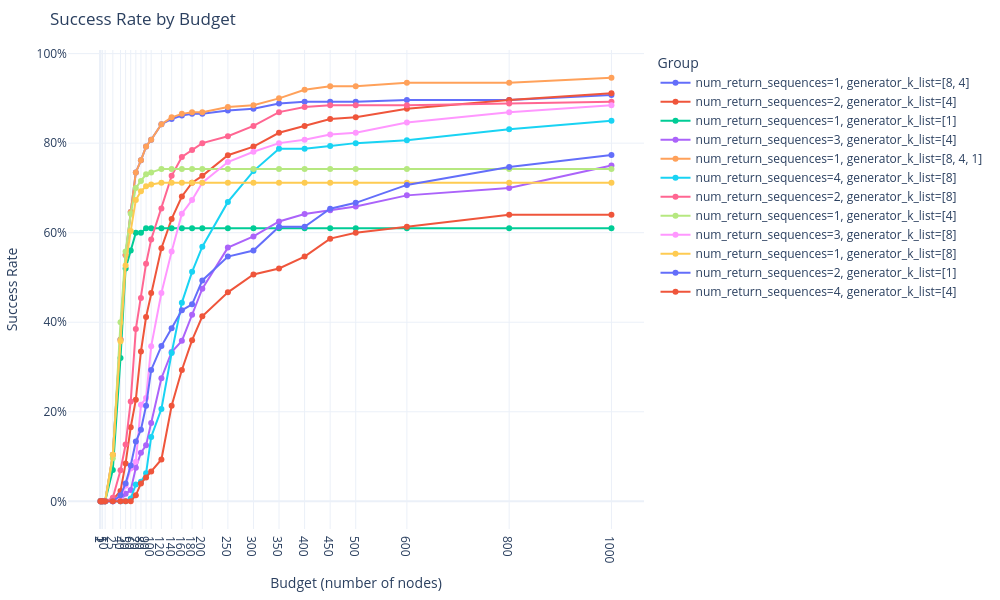

Notebook cell for this chart:
### Code cell
# parameters/subgoal_generator/subgoal_generation_kwargs/num_return_sequences
ALL_BUDGET_VALUES = [1, 2, 5, 10, 25, 40, 50, 60, 70, 80, 90, 100, 120, 140, 160, 180, 200, 250, 300, 350, 400, 450, 500, 600, 800, 1000]


from dataclasses import dataclass
from itertools import product
from typing import Collection
import plotly.express as px
import plotly.graph_objects as go

import pandas as pd
SYSID = 'sys/id'

@dataclass
class NeptuneParam:
    full_name_on_neptune: str
    short_name: str
    
params = list(map(
    lambda x: NeptuneParam(
        full_name_on_neptune=x,
        short_name=x.split('/')[-1]
    ),
    [
        'parameters/subgoal_generator/subgoal_generation_kwargs/num_return_sequences',
        'parameters/subgoal_generator/generator_k_list',
        *[f'solved/rate/{n}_nodes' for n in ALL_BUDGET_VALUES]
    ]
))

params_astar = list(map(
    lambda x: NeptuneParam(
        full_name_on_neptune=x,
        short_name=x.split('/')[-1]
    ),
    [
        'parameters/algorithm/solver/planner_class/depth_weight',
        'parameters/algorithm/solver/planner_class/value_weight',
        *[f'solved/rate/{n}_nodes' for n in ALL_BUDGET_VALUES]
    ]
))

from abc import ABC, abstractmethod

class PlotFbn(ABC):
    @abstractmethod
    def __call__(self,
                 runs_table: pd.DataFrame,
                 grouping_params: list[NeptuneParam],
                 values_params: list[NeptuneParam]) -> go.Figure:
        pass
    

class PlotSuccessRateByBudget(PlotFbn):
    def __call__(self,
                 runs_table: pd.DataFrame,
                 grouping_params: list[NeptuneParam],
                 values_params: list[NeptuneParam]) -> go.Figure:
        grouping_col_names = [param.full_name_on_neptune for param in grouping_params]
        unique_values = {
            param.short_name: runs_table[param.full_name_on_neptune].unique()
            for param in grouping_params
        }
        
        all_combinations = runs_table[grouping_col_names].drop_duplicates().apply(
            lambda row: tuple(row),
            axis=1
        ).tolist()
        assert len(all_combinations) == len(set(all_combinations)), f"There should be no duplicate " \
            f"combinations of grouping parameters {len(all_combinations)} != {len(set(all_combinations))}"
        all_combinations = set(all_combinations)
        
        filtered_runs = runs_table[
            runs_table[grouping_col_names].apply(
                lambda row: tuple(row) in all_combinations,
                axis=1
            )
        ]
        
        # assert only one run per combination
        if len(filtered_runs) != len(all_combinations):
            # Find combinations with 2 or more runs
            combo_counts = runs_table.groupby(grouping_col_names).size().reset_index(name='count')
            multi_run_combos = combo_counts[combo_counts['count'] >= 2]
            details = []
            for _, row in multi_run_combos.iterrows():
                combo_filter = (runs_table[grouping_col_names] == row[grouping_col_names]).all(axis=1)
                run_names = runs_table.loc[combo_filter, SYSID].tolist()  
                combo = {col: row[col] for col in grouping_col_names}
                count = row['count']
                details.append(
                    f"Combination {combo} has {count} runs: {run_names}"
                )
            if details:
                details_str = "\n".join(details)
            else:
                details_str = "No combinations with >= 2 runs found."
            raise Exception(
                f"There should be one run per combination of grouping parameters "
                f"{len(filtered_runs)} != {len(all_combinations)}.\n"
                f"Multiple runs found for combinations:\n{details_str}"
            )
            
        values_params_filtered = [
            param for param in values_params
            if param.full_name_on_neptune in filtered_runs.columns
        ]    

        filtered_runs = filtered_runs[grouping_col_names + [param.full_name_on_neptune for param in values_params_filtered]]
        # rename to short names
        filtered_runs = filtered_runs.rename(
            columns={param.full_name_on_neptune: param.short_name for param in grouping_params + values_params_filtered}
        )
        
        fig = go.Figure()
        
        for group in all_combinations:
            group_filter = (filtered_runs[grouping_params[0].short_name] == group[0]) & \
                           (filtered_runs[grouping_params[1].short_name] == group[1])
            group_data = filtered_runs[group_filter]
            
            success_rate_list = [group_data[param.short_name].values[0] for param in values_params_filtered]
            fig.add_trace(
                go.Scatter(
                    x=ALL_BUDGET_VALUES,
                    y=success_rate_list,
                    mode='lines+markers',
                    name=f"{grouping_params[0].short_name}={group[0]}, {grouping_params[1].short_name}={group[1]}"
                )
            )
        fig.update_layout(
            title='Success Rate by Budget',
            xaxis_title='Budget (number of nodes)',
            yaxis_title='Success Rate',
            legend_title='Group'
        )
        
        fig.update_xaxes(tickvals=ALL_BUDGET_VALUES, ticktext=[str(b) for b in ALL_BUDGET_VALUES])
        fig.update_yaxes(tickformat=".0%")
        pio.templates.default = "plotly_white"
        fig.update_layout(template=pio.templates.default)
        fig.update_layout(width=1000, height=600)
        fig.update_layout(margin=dict(l=20, r=20, t=50, b=20))
        
        return fig

PlotSuccessRateByBudget()(runs_table=df,
                          grouping_params=params[:2],
                          values_params=params[2:])

### Figure 1 — Plotly figure (JSON) as saved in the notebook; plotly's stock layout.template omitted (floating-point values rounded to 4 significant figures)
{"data": [{"mode": "lines+markers", "name": "num_return_sequences=1, generator_k_list=[8, 4]", "type": "scatter", "x": [1, 2, 5, 10, 25, 40, 50, 60, 70, 80, 90, 100, 120, 140, 160, 180, 200, 250, 300, 350, 400, 450, 500, 600, 800, 1000], "y": [0, 0, 0, 0, 0.1038, 0.3615, 0.55, 0.6462, 0.7346, 0.7615, 0.7923, 0.8077, 0.8423, 0.8538, 0.8615, 0.8654, 0.8654, 0.8731, 0.8769, 0.8885, 0.8923, 0.8923, 0.8923, 0.8962, 0.8962, 0.9077]}, {"mode": "lines+markers", "name": "num_return_sequences=2, generator_k_list=[4]", "type": "scatter", "x": [1, 2, 5, 10, 25, 40, 50, 60, 70, 80, 90, 100, 120, 140, 160, 180, 200, 250, 300, 350, 400, 450, 500, 600, 800, 1000], "y": [0, 0, 0, 0, 0.003846, 0.02308, 0.08462, 0.1654, 0.2269, 0.3346, 0.4115, 0.4654, 0.5654, 0.6308, 0.6808, 0.7115, 0.7269, 0.7731, 0.7923, 0.8231, 0.8385, 0.8538, 0.8577, 0.8769, 0.8962, 0.9115]}, {"mode": "lines+markers", "name": "num_return_sequences=1, generator_k_list=[1]", "type": "scatter", "x": [1, 2, 5, 10, 25, 40, 50, 60, 70, 80, 90, 100, 120, 140, 160, 180, 200, 250, 300, 350, 400, 450, 500, 600, 800, 1000], "y": [0, 0, 0, 0, 0.07, 0.32, 0.52, 0.56, 0.6, 0.6, 0.61, 0.61, 0.61, 0.61, 0.61, 0.61, 0.61, 0.61, 0.61, 0.61, 0.61, 0.61, 0.61, 0.61, 0.61, 0.61]}, {"mode": "lines+markers", "name": "num_return_sequences=3, generator_k_list=[4]", "type": "scatter", "x": [1, 2, 5, 10, 25, 40, 50, 60, 70, 80, 90, 100, 120, 140, 160, 180, 200, 250, 300, 350, 400, 450, 500, 600, 800, 1000], "y": [0, 0, 0, 0, 0, 0, 0.01667, 0.025, 0.075, 0.1083, 0.125, 0.175, 0.275, 0.3333, 0.3583, 0.4167, 0.475, 0.5667, 0.5917, 0.625, 0.6417, 0.65, 0.6583, 0.6833, 0.7, 0.75]}, {"mode": "lines+markers", "name": "num_return_sequences=1, generator_k_list=[8, 4, 1]", "type": "scatter", "x": [1, 2, 5, 10, 25, 40, 50, 60, 70, 80, 90, 100, 120, 140, 160, 180, 200, 250, 300, 350, 400, 450, 500, 600, 800, 1000], "y": [0, 0, 0, 0, 0.1038, 0.3615, 0.55, 0.6462, 0.7346, 0.7615, 0.7923, 0.8077, 0.8423, 0.8577, 0.8654, 0.8692, 0.8692, 0.8808, 0.8846, 0.9, 0.9192, 0.9269, 0.9269, 0.9346, 0.9346, 0.9462]}, {"mode": "lines+markers", "name": "num_return_sequences=4, generator_k_list=[8]", "type": "scatter", "x": [1, 2, 5, 10, 25, 40, 50, 60, 70, 80, 90, 100, 120, 140, 160, 180, 200, 250, 300, 350, 400, 450, 500, 600, 800, 1000], "y": [0, 0, 0, 0, 0, 0, 0, 0.00625, 0.0375, 0.04375, 0.0625, 0.1437, 0.2062, 0.3312, 0.4437, 0.5125, 0.5687, 0.6687, 0.7375, 0.7875, 0.7875, 0.7937, 0.8, 0.8063, 0.8313, 0.85]}, {"mode": "lines+markers", "name": "num_return_sequences=2, generator_k_list=[8]", "type": "scatter", "x": [1, 2, 5, 10, 25, 40, 50, 60, 70, 80, 90, 100, 120, 140, 160, 180, 200, 250, 300, 350, 400, 450, 500, 600, 800, 1000], "y": [0, 0, 0, 0, 0.007692, 0.06923, 0.1269, 0.2231, 0.3846, 0.4538, 0.5308, 0.5846, 0.6538, 0.7269, 0.7692, 0.7846, 0.8, 0.8154, 0.8385, 0.8692, 0.8808, 0.8846, 0.8846, 0.8846, 0.8885, 0.8923]}, {"mode": "lines+markers", "name": "num_return_sequences=1, generator_k_list=[4]", "type": "scatter", "x": [1, 2, 5, 10, 25, 40, 50, 60, 70, 80, 90, 100, 120, 140, 160, 180, 200, 250, 300, 350, 400, 450, 500, 600, 800, 1000], "y": [0, 0, 0, 0, 0.09615, 0.4, 0.5577, 0.6423, 0.7, 0.7154, 0.7308, 0.7346, 0.7423, 0.7423, 0.7423, 0.7423, 0.7423, 0.7423, 0.7423, 0.7423, 0.7423, 0.7423, 0.7423, 0.7423, 0.7423, 0.7423]}, {"mode": "lines+markers", "name": "num_return_sequences=3, generator_k_list=[8]", "type": "scatter", "x": [1, 2, 5, 10, 25, 40, 50, 60, 70, 80, 90, 100, 120, 140, 160, 180, 200, 250, 300, 350, 400, 450, 500, 600, 800, 1000], "y": [0, 0, 0, 0, 0, 0.007692, 0.03462, 0.07308, 0.08846, 0.2154, 0.2308, 0.3462, 0.4654, 0.5577, 0.6423, 0.6731, 0.7115, 0.7577, 0.7808, 0.8, 0.8077, 0.8192, 0.8231, 0.8462, 0.8692, 0.8846]}, {"mode": "lines+markers", "name": "num_return_sequences=1, generator_k_list=[8]", "type": "scatter", "x": [1, 2, 5, 10, 25, 40, 50, 60, 70, 80, 90, 100, 120, 140, 160, 180, 200, 250, 300, 350, 400, 450, 500, 600, 800, 1000], "y": [0, 0, 0, 0, 0.1038, 0.3577, 0.5269, 0.6038, 0.6731, 0.6923, 0.7038, 0.7077, 0.7115, 0.7115, 0.7115, 0.7115, 0.7115, 0.7115, 0.7115, 0.7115, 0.7115, 0.7115, 0.7115, 0.7115, 0.7115, 0.7115]}, {"mode": "lines+markers", "name": "num_return_sequences=2, generator_k_list=[1]", "type": "scatter", "x": [1, 2, 5, 10, 25, 40, 50, 60, 70, 80, 90, 100, 120, 140, 160, 180, 200, 250, 300, 350, 400, 450, 500, 600, 800, 1000], "y": [0, 0, 0, 0, 0, 0.01333, 0.04, 0.08, 0.1333, 0.16, 0.2133, 0.2933, 0.3467, 0.3867, 0.4267, 0.44, 0.4933, 0.5467, 0.56, 0.6133, 0.6133, 0.6533, 0.6667, 0.7067, 0.7467, 0.7733]}, {"mode": "lines+markers", "name": "num_return_sequences=4, generator_k_list=[4]", "type": "scatter", "x": [1, 2, 5, 10, 25, 40, 50, 60, 70, 80, 90, 100, 120, 140, 160, 180, 200, 250, 300, 350, 400, 450, 500, 600, 800, 1000], "y": [0, 0, 0, 0, 0, 0, 0, 0, 0.01333, 0.04, 0.05333, 0.06667, 0.09333, 0.2133, 0.2933, 0.36, 0.4133, 0.4667, 0.5067, 0.52, 0.5467, 0.5867, 0.6, 0.6133, 0.64, 0.64]}], "layout": {"height": 600, "legend": {"title": {"text": "Group"}}, "margin": {"b": 20, "l": 20, "r": 20, "t": 50}, "title": {"text": "Success Rate by Budget"}, "width": 1000, "xaxis": {"ticktext": ["1", "2", "5", "10", "25", "40", "50", "60", "70", "80", "90", "100", "120", "140", "160", "180", "200", "250", "300", "350", "400", "450", "500", "600", "800", "1000"], "tickvals": [1, 2, 5, 10, 25, 40, 50, 60, 70, 80, 90, 100, 120, 140, 160, 180, 200, 250, 300, 350, 400, 450, 500, 600, 800, 1000], "title": {"text": "Budget (number of nodes)"}}, "yaxis": {"tickformat": ".0%", "title": {"text": "Success Rate"}}}}
